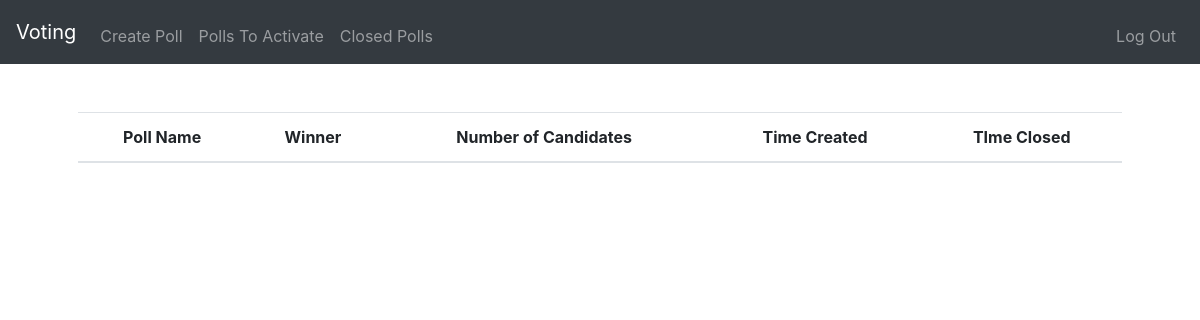
The app's page /closed-polls (signed in), older data.
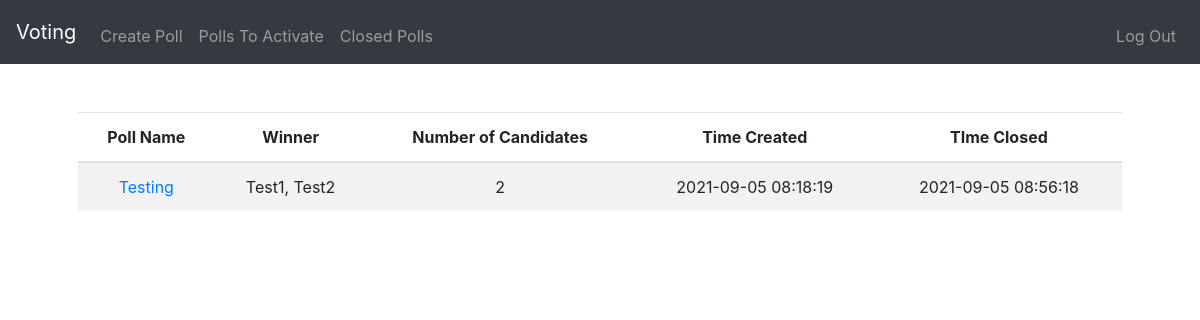
The same page, newer data.
### website/models.py (models this page shows)
class Poll(db.Model):
    id = db.Column(db.Integer, primary_key=True)
    user_id = db.Column(db.Integer, db.ForeignKey('user.id'))
    name = db.Column(db.String(150))
    status = db.Column(db.String(6))
    roomkey = db.Column(db.String(18), unique=True)
    time_created = db.Column(db.DateTime(timezone=True), default=func.now())
    num_candidates = db.Column(db.Integer)
    num_votes = db.Column(db.Integer, default=0)

class ClosedPoll(db.Model):
    id = db.Column(db.Integer, primary_key=True)
    poll_id = db.Column(db.Integer, db.ForeignKey('poll.id'), unique=True)
    winner = db.Column(db.String)
    time_closed = db.Column(db.DateTime(timezone=True), default=func.now())

### website/views.py (the view, shortened to what this page needs)
@views.route("/closed-polls", methods=["GET", "POST"])
@login_required
def closed_polls():
    closed_polls = db.session.query(Poll, ClosedPoll).filter(
        Poll.id == ClosedPoll.poll_id).filter(Poll.user_id == current_user.id).all()
    return render_template("closed_polls.html", user=current_user, closed_polls=closed_polls)

### website/__init__.py (called while the page is built)
def create_app():
    app = Flask(__name__)
    app.config['SECRET_KEY'] = "asdfasdfasdf asdfasdfasdf"
    app.config["SQLALCHEMY_DATABASE_URI"] = f'sqlite:///{DB_NAME}'
    app.config["SQLALCHEMY_TRACK_MODIFICATIONS"] = False
    db.init_app(app)
    from .views import views
    from .auth import auth
    app.register_blueprint(views, url_prefix="/")
    app.register_blueprint(auth, url_prefix="/")
    from .models import User
    create_database(app)
    login_manager = LoginManager()
    login_manager.login_view = "views.index"
    login_manager.init_app(app)
    @login_manager.user_loader
    def load_user(id):
        return User.query.get(int(id))
    return app

### website/templates/closed_polls.html (shortened to what this page needs)
{% extends "layout.html" %}
{% block main %}
<table class="table table-striped">
    <thead>
        <tr>
            <th>Poll Name</th>
            <th>Winner</th>
            <th>Number of Candidates</th>
            <th>Time Created</th>
            <th>TIme Closed</th>
        </tr>
    </thead>
    <tbody>
    {% for poll, closed_poll in closed_polls %}
        <tr>
            <td><a href="/current-poll/{{ poll.roomkey }}">{{ poll.name }}</a></td>
            <td>{{ closed_poll.winner }}</td>
            <td>{{ poll.num_candidates}}</td>
            <td>{{ poll.time_created }}</td>
            <td>{{ closed_poll.time_closed }}</td>
        </tr>
    {% endfor %}
    </tbody>
</table>
{% endblock %}

Row changes from the older to the newer data that the page shows:
now on this page (row edited): Poll: name "Testing", winner "Test1, Test2", num_candidates "2", time_created "2021-09-05 08:18:19", time_closed "2021-09-05 08:56:18"
